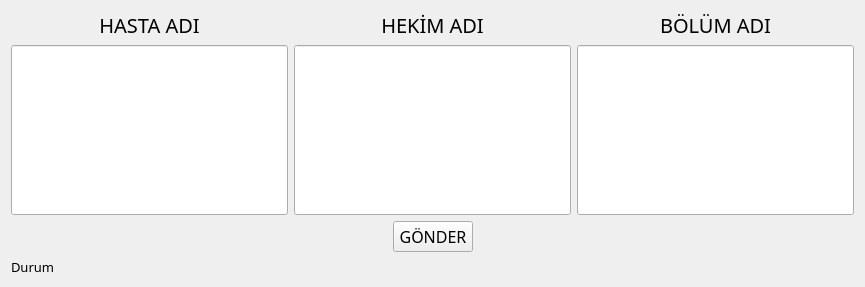
<?xml version="1.0" encoding="UTF-8"?>
<ui version="4.0">
 <class>Form</class>
 <widget class="QWidget" name="Form">
  <property name="geometry">
   <rect>
    <x>0</x>
    <y>0</y>
    <width>865</width>
    <height>287</height>
   </rect>
  </property>
  <property name="windowTitle">
   <string>Hastane Sıra Kontrol Sistemi Kullanıcı Ekranı</string>
  </property>
  <layout class="QGridLayout" name="gridLayout">
   <item row="1" column="0">
    <layout class="QHBoxLayout" name="horizontalLayout_2">
     <item>
      <spacer name="horizontalSpacer">
       <property name="orientation">
        <enum>Qt::Horizontal</enum>
       </property>
       <property name="sizeHint" stdset="0">
        <size>
         <width>40</width>
         <height>20</height>
        </size>
       </property>
      </spacer>
     </item>
     <item>
      <widget class="QPushButton" name="sendButton">
       <property name="font">
        <font>
         <family>Gill Sans MT</family>
         <pointsize>12</pointsize>
        </font>
       </property>
       <property name="text">
        <string>GÖNDER</string>
       </property>
      </widget>
     </item>
     <item>
      <spacer name="horizontalSpacer_2">
       <property name="orientation">
        <enum>Qt::Horizontal</enum>
       </property>
       <property name="sizeHint" stdset="0">
        <size>
         <width>40</width>
         <height>20</height>
        </size>
       </property>
      </spacer>
     </item>
    </layout>
   </item>
   <item row="0" column="0">
    <layout class="QVBoxLayout" name="verticalLayout_5">
     <item>
      <layout class="QHBoxLayout" name="horizontalLayout">
       <item>
        <layout class="QVBoxLayout" name="verticalLayout"/>
       </item>
       <item>
        <layout class="QVBoxLayout" name="verticalLayout_2">
         <item>
          <widget class="QLabel" name="label_2">
           <property name="font">
            <font>
             <family>Gill Sans MT</family>
             <pointsize>15</pointsize>
            </font>
           </property>
           <property name="text">
            <string>HASTA ADI</string>
           </property>
           <property name="alignment">
            <set>Qt::AlignCenter</set>
           </property>
          </widget>
         </item>
         <item>
          <widget class="QLineEdit" name="patientNameLineEdit">
           <property name="sizePolicy">
            <sizepolicy hsizetype="Expanding" vsizetype="Expanding">
             <horstretch>0</horstretch>
             <verstretch>0</verstretch>
            </sizepolicy>
           </property>
           <property name="font">
            <font>
             <family>Gill Sans MT</family>
             <pointsize>12</pointsize>
            </font>
           </property>
           <property name="alignment">
            <set>Qt::AlignCenter</set>
           </property>
          </widget>
         </item>
        </layout>
       </item>
       <item>
        <layout class="QVBoxLayout" name="verticalLayout_3">
         <item>
          <widget class="QLabel" name="label">
           <property name="font">
            <font>
             <family>Gill Sans MT</family>
             <pointsize>15</pointsize>
            </font>
           </property>
           <property name="text">
            <string>HEKİM ADI</string>
           </property>
           <property name="alignment">
            <set>Qt::AlignCenter</set>
           </property>
          </widget>
         </item>
         <item>
          <widget class="QLineEdit" name="docNameLineEdit">
           <property name="sizePolicy">
            <sizepolicy hsizetype="Expanding" vsizetype="Expanding">
             <horstretch>0</horstretch>
             <verstretch>0</verstretch>
            </sizepolicy>
           </property>
           <property name="font">
            <font>
             <family>Gill Sans MT</family>
             <pointsize>12</pointsize>
            </font>
           </property>
           <property name="alignment">
            <set>Qt::AlignCenter</set>
           </property>
          </widget>
         </item>
        </layout>
       </item>
       <item>
        <layout class="QVBoxLayout" name="verticalLayout_4">
         <item>
          <widget class="QLabel" name="label_4">
           <property name="font">
            <font>
             <family>Gill Sans MT</family>
             <pointsize>15</pointsize>
            </font>
           </property>
           <property name="text">
            <string>BÖLÜM ADI</string>
           </property>
           <property name="alignment">
            <set>Qt::AlignCenter</set>
           </property>
          </widget>
         </item>
         <item>
          <widget class="QLineEdit" name="clinicNameLineEdit">
           <property name="sizePolicy">
            <sizepolicy hsizetype="Expanding" vsizetype="Expanding">
             <horstretch>0</horstretch>
             <verstretch>0</verstretch>
            </sizepolicy>
           </property>
           <property name="font">
            <font>
             <family>Gill Sans MT</family>
             <pointsize>12</pointsize>
            </font>
           </property>
           <property name="alignment">
            <set>Qt::AlignCenter</set>
           </property>
          </widget>
         </item>
        </layout>
       </item>
      </layout>
     </item>
    </layout>
   </item>
   <item row="2" column="0">
    <widget class="QLabel" name="statusLabel">
     <property name="font">
      <font>
       <family>Gill Sans MT</family>
       <pointsize>10</pointsize>
      </font>
     </property>
     <property name="text">
      <string>Durum</string>
     </property>
    </widget>
   </item>
  </layout>
 </widget>
 <resources/>
 <connections/>
</ui>
